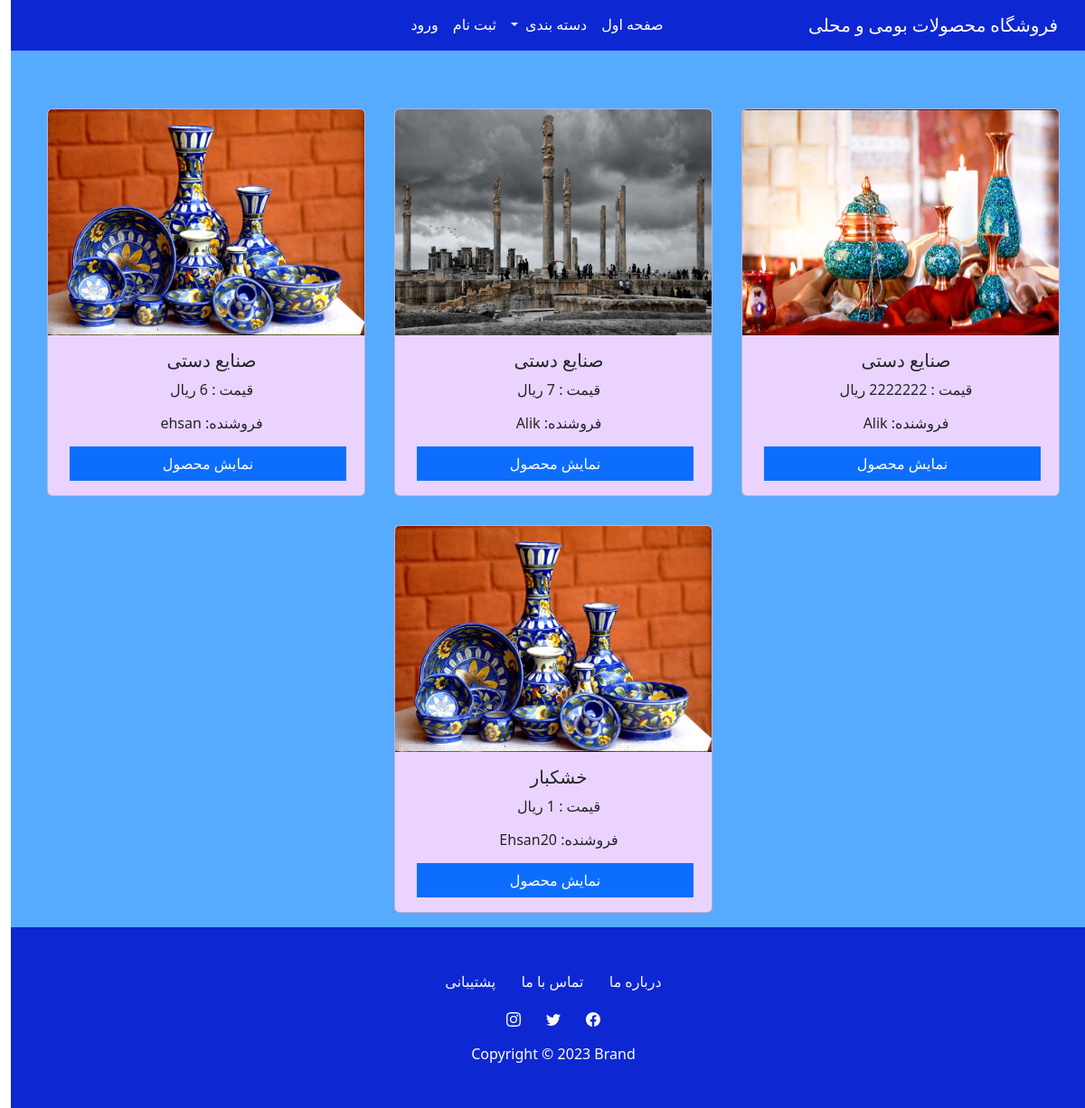
/Products/1/, run on the app's committed database.
### Seller/models.py (models this page shows)
class Product(models.Model):
    User = models.ForeignKey(User,on_delete=models.CASCADE,null=True)
    Title = models.CharField(max_length=255,null=True)
    Description = models.CharField(max_length=300,null=True)
    category=models.ForeignKey(Category,on_delete=models.CASCADE,null=True)
    Qty = models.PositiveSmallIntegerField(null=True)
    Qtysell = models.PositiveSmallIntegerField(null=True)
    Price = models.PositiveBigIntegerField(null=True)
    Image = models.ImageField(upload_to=user_directory_path,null=True)

### Core/views.py (the view)
# urls.py: path('Products/<int:ctid>/',views.Showproduct,name='Products'),
def Showproduct(request,ctid):
    pr=Product.objects.filter(category=ctid)
    return render(request,'Product.html',{'pr':pr})

### Templates/Product.html (shortened to what this page needs)
{% extends 'Base.html' %}
{% block content %}
<div class="row text-center container-fluid pt-5 justify-content-center ms-0" style="background-color: rgb(86, 171, 255);">
    {% for p in pr %}
        <div class="card m-3" style="width: 22rem;padding-right: unset;background-color: rgb(234, 212, 255);">
            <div style="width: 350px; height: 250px;">
                <img src="{{ p.Image.url }}" class="card-img-top h-100 w-100" alt="...">
            </div>
            <div class="card-body">
              <h5 class="card-title">{{ p.Title }}</h5>
              <p class="card-text"> قیمت : {{ p.Price }} ریال</p>
              <h6 class="card-text">فروشنده: {{ p.User }} </h6>
              <div class="text-center mt-3"><a href="{% url 'ProductDetail' p.id %}" class="btn btn-primary sharp rounded-0 w-100 ms-1" type="button">نمایش محصول</a></div>
            </div>
          </div>
      {% endfor %}
</div>
{% endblock %}

### data on the page
Product: Image (picture), Title "صنایع دستی", Price "2222222", User "Alik"
Product: Image (picture), Title "صنایع دستی", Price "7", User "Alik"
Product: Image (picture), Title "صنایع دستی", Price "6", User "ehsan"
Product: Image (picture), Title "خشکبار", Price "1", User "Ehsan20"
